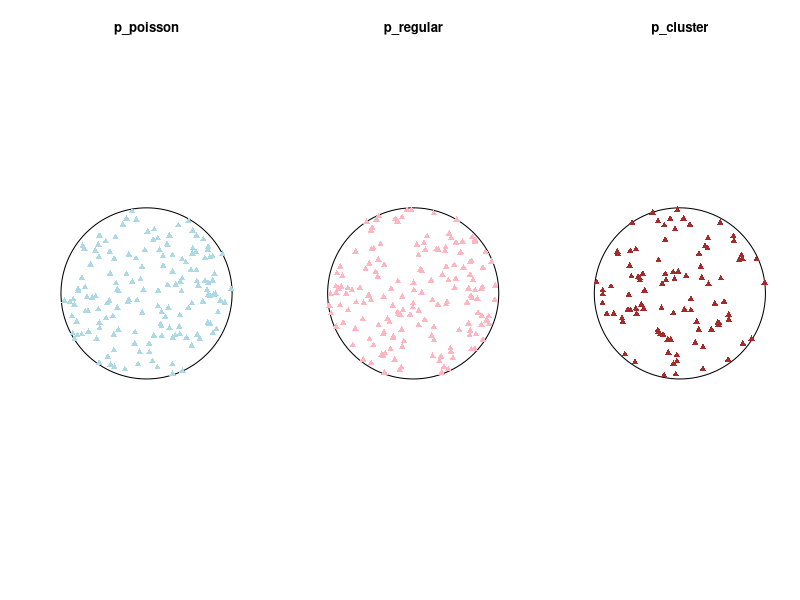
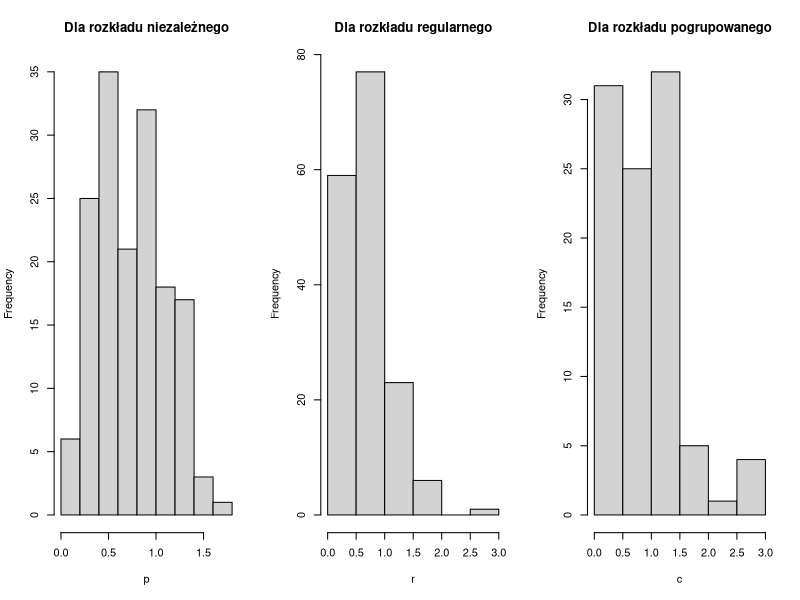
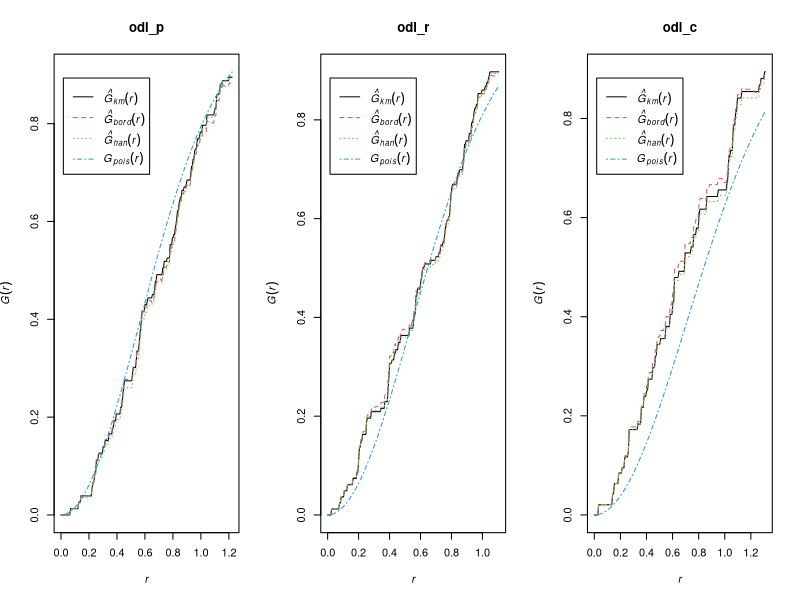
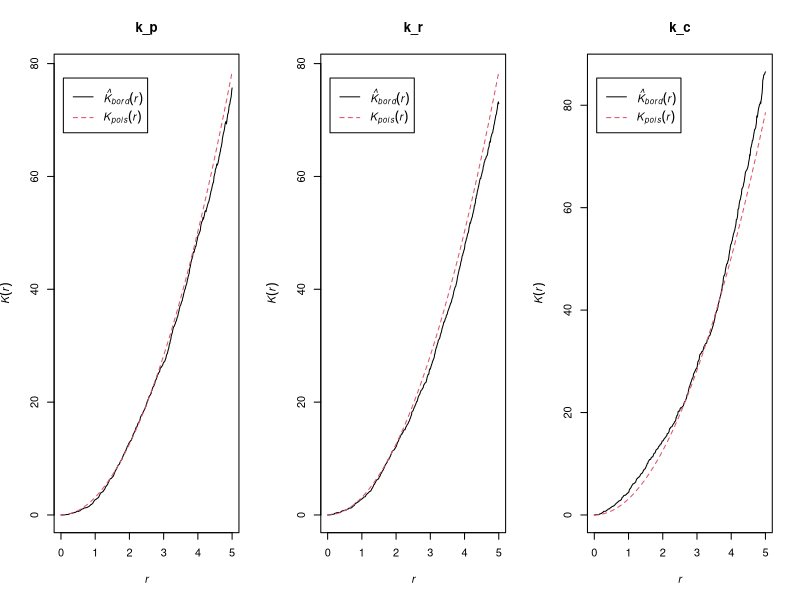
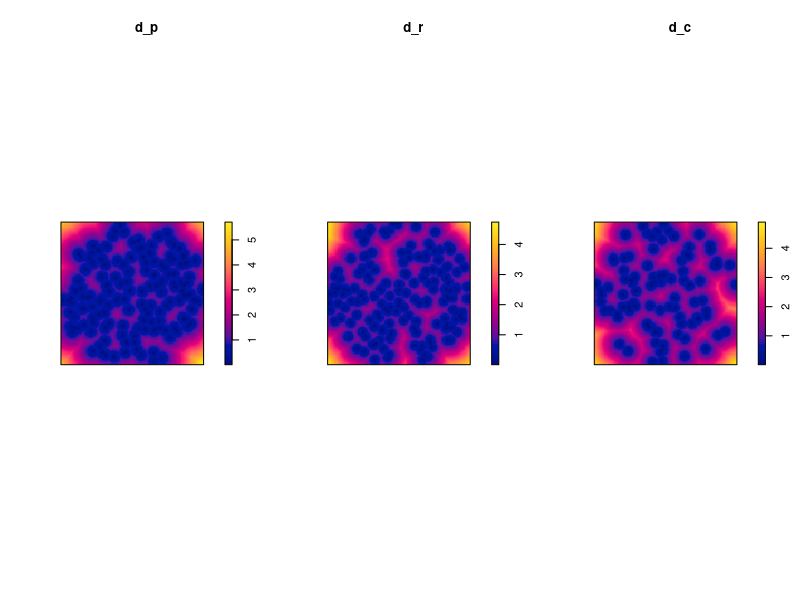

These charts were generated, in order, by the following R code:
library(spatstat)

#Zadanie 1
lambda1 <- 0.5
u <- 0.8
#a)
p_poisson <- rpoispp(lambda1,win=disc(10))
#b)
p_regular <- rStrauss(lambda1, gamma=0.3,  W=disc(10))
#c)
p_cluster <- rMatClust(kappa=lambda1,scale=1,mu=u,win=disc(10))

par(mfrow = c(1, 3)) #dla 3 wykresow
plot(p_poisson, cols="lightblue", pch=17)
plot(p_regular, cols="lightpink", pch=17)
plot(p_cluster, cols="brown", pch=17)


#Zadanie 2
p <- nndist(p_poisson)
hist(p, main="Dla rozkładu niezależnego")
r <- nndist(p_regular)
hist(r, main="Dla rozkładu regularnego")
c <- nndist(p_cluster)
hist(c, main="Dla rozkładu pogrupowanego")


#Zadanie 3
odl_p <- Gest(p_poisson)
odl_r <- Gest(p_regular)
odl_c <- Gest(p_cluster)
plot(odl_p)
plot(odl_r)
plot(odl_c)

#Zadanie 4
k_p <- Kest(p_poisson,correction = c("border"))
k_r <- Kest(p_regular,correction = c("border"))
k_c <- Kest(p_cluster,correction = c("border"))
plot(k_p)
plot(k_r)
plot(k_c)

#Zadanie 5
d_p <- distmap(p_poisson)
d_r <- distmap(p_regular)
d_c <- distmap(p_cluster)
plot(d_p)
plot(d_r)
plot(d_c)
